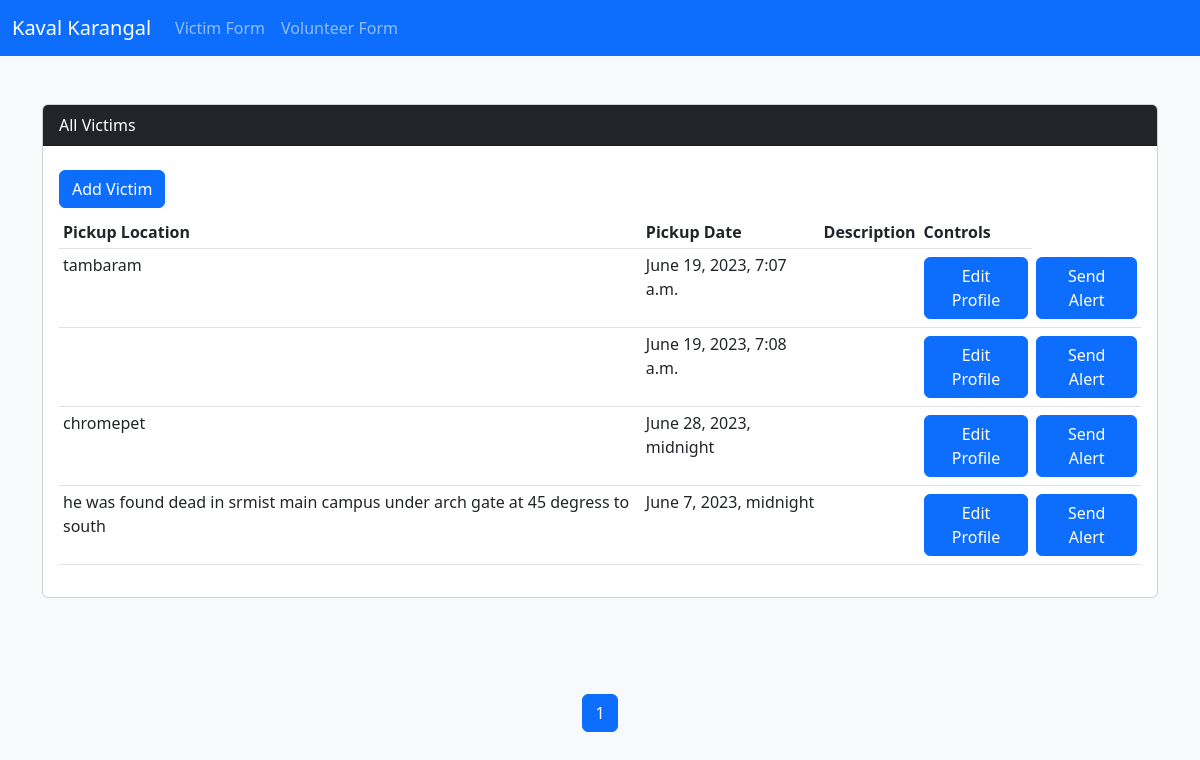
Before: /victims/index with the older database file.
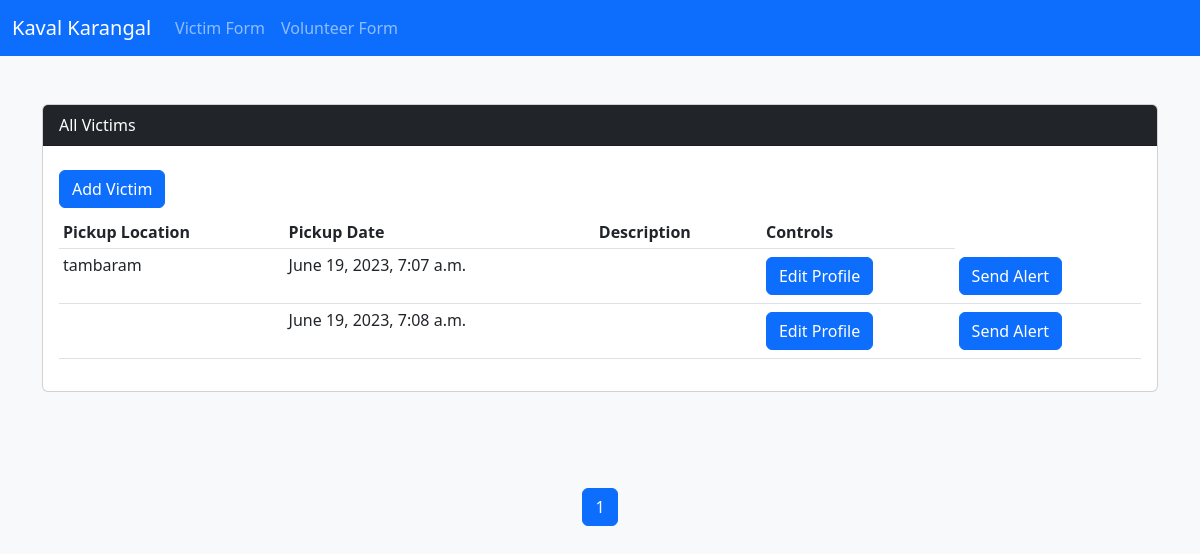
After: the same page with the newer database file.
### victims/models.py (models this page shows, shortened)
class All_profiles(models.Model):
    GENDER_LISTS=(
        ('MALE','MALE'),
        ('FEMALE','FEMALE'),
        ('OTHER','OTHER')
    )
    id = models.CharField(max_length=22, primary_key=True, default=shortuuid.uuid, editable=False)
    memo_no = models.IntegerField(default="",blank =True)
    first_name = models.CharField(max_length=50,default="",blank=True)
    last_name = models.CharField(max_length=50, default="", blank=True)
    age = models.IntegerField(default="",blank=True)
    gender = models.CharField(max_length=20,choices=GENDER_LISTS,blank=True)
    ngo_assigned = models.CharField(max_length=100,default="",blank=True)
    description = models.CharField(max_length=1000)
    pickup_location = models.CharField(max_length=1000)
    pickup_date = models.DateTimeField()
    Image = models.ImageField(upload_to="victims/images",default="")
    class Meta:
        verbose_name = "All Profile"

### victims/views.py (the view)
# urls.py: path("index", index, name="index"),
def index(request):
    victims = All_profiles.objects.all().order_by('-id')
    p = Paginator(All_profiles.objects.all(),10)
    page = request.GET.get('page')
    victims_per_page = p.get_page(page)
    nums = "a" * victims_per_page.paginator.num_pages
    return render(request,"victims/index.html",{"victims":victims,'victims_per_page':victims_per_page,'nums': nums})

### victims/templates/victims/index.html (shortened to what this page needs)
{% extends "layout/base.html" %}
{% block content %}
<div class="container my-5">
    <div class="card">
        <div class="card-header bg-dark text-white ">All Victims </div>
        <div class="card-body">
            <a class="btn btn-primary my-2" href="{% url 'victims:add' %}">Add Victim</a>
            <table class="table table-hover table-sm">
                <thead>
                    <tr>
                        <th>Pickup Location</th>
                        <th>Pickup Date</th>
                        <th>Description</th>
                        <th>Controls</th>
                    </tr>
                </thead>
                <tbody>
                    {% for victim in victims_per_page %}
                    <tr>
                        <td>{{victim.pickup_location}}</td>
                        <td>{{victim.pickup_date }}</td>
                        <td>{{victims.description}}</td>
                        <td> <a class="btn btn-primary my-1" href="{% url 'victims:update_view' victim.id %}">Edit Profile</a></td>
                        <td> <a class="btn btn-primary my-1" href="{% url 'victims:add' %}">Send Alert</a></td>
                    </tr>
                    {% endfor %}
                </tbody>
            </table>
        </div>
        </div>
    </div>
<br/></br/>
<nav aria-label="Page navigation example">
    <ul class="pagination justify-content-center">
{% for i in victims_per_page.paginator.page_range %}
{% if victims_per_page.number == i %}
<li class="page-item active"><span class="page-link">{{ i }}</span ></li>
{% elif i > victims_per_page.number|add:'-2' and i < victims_per_page.number|add:'2' %}
<li class="page-item"><a href="/victims/index?page={{ i }}" class="page-link">{{ i }}</a></li>
{% endif %}
{% endfor %}
</ul>
</nav>
{% endblock %}

Changed rows visible on the page:
removed All_profiles: pickup_location "chromepet", pickup_date "June 28, 2023, midnight"
removed All_profiles: pickup_location "he was found dead in srmist main campus under arch gate at 45 degress to south", pickup_date "June 7, 2023, midnight"
